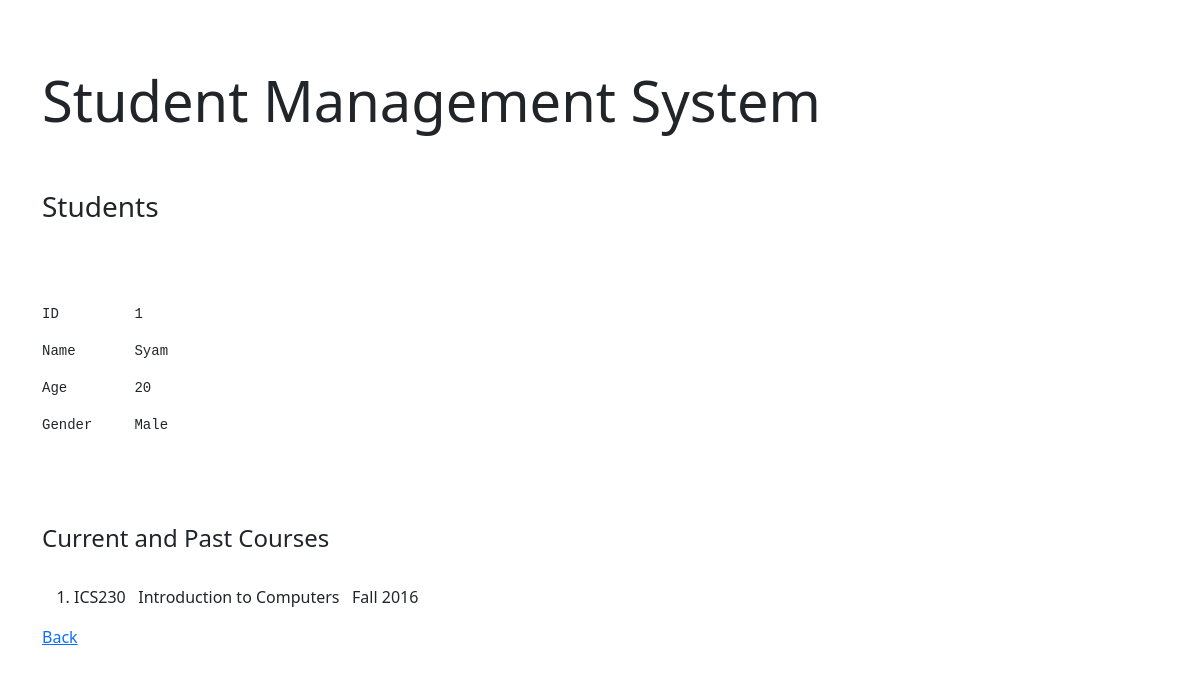
Page /view_student/1 on the committed database.
### tables this page shows
CREATE TABLE "student" (
	"id"	INTEGER,
	"name"	TEXT NOT NULL,
	"age"	INTEGER NOT NULL,
	"gender"	TEXT,
	PRIMARY KEY("id" AUTOINCREMENT)
);

CREATE TABLE "student_course" (
	"sid"	INTEGER NOT NULL,
	"cid"	TEXT NOT NULL,
	"cname"	TEXT NOT NULL,
	"semester"	TEXT NOT NULL,
	FOREIGN KEY("cid") REFERENCES "course"("code"),
	FOREIGN KEY("cname") REFERENCES "course"("name"),
	FOREIGN KEY("sid") REFERENCES "student"("id")
);

### main.py (the view)
@app.route('/view_student/<int:sid>')
def viewparticularstudent(sid):
    con = sqlite3.connect("test.sqlite3")
    cur = con.cursor()
    cur.execute("select * from student where id=?",(sid,))
    ans = cur.fetchall()
    cur.execute("select * from student_course where sid=?",(sid,))
    ans2 = cur.fetchall()
    return render_template('viewstudentparticular.html',student = ans, student_course = ans2)

### main.py (called while the page is built)
@app.before_request
def before_request():
    g.user=None
    if 'user' in session:
        g.user = session['user']

### TEMPLATES/viewstudentparticular.html (shortened to what this page needs)
<!DOCTYPE html>
<html>
    <head>
        <link href="https://cdn.jsdelivr.net/npm/bootstrap@5.1.3/dist/css/bootstrap.min.css" rel="stylesheet">
    </head>
    <body>
        <div class="container">
            <div class="jumbotron">
                <h1 class="display-4"><br>Student Management System</h1>
            </div>
            <br><br><h3>Students</h3>
                <div class="col-md-8">
                    <br><br><br>
                    <pre>ID         {{student[0][0]}}<br></pre>
                    <pre>Name       {{student[0][1]}}<br></pre>
                    <pre>Age        {{student[0][2]}}<br></pre>
                    <pre>Gender     {{student[0][3]}}<br></pre>
                    <br><br><br>
                    <h4>Current and Past Courses</h4><br>
                    <ol>
                        {%for i in student_course%}
                            <li>{{i[1]}} &nbsp; {{i[2]}} &nbsp; {{i[3]}}</li>
                        {% endfor %}
                    </ol>
                </div>
                <a href="/home">Back</a>
            </div>
    </body>
</html>

### rows in the picture
student: id "1", name "Syam", age "20", gender "Male"
student_course: cid "ICS230", cname "Introduction to Computers", semester "Fall 2016"
